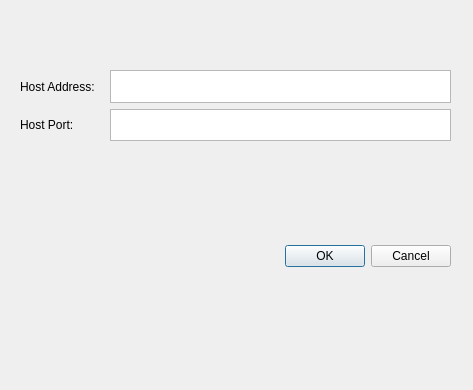
<?xml version="1.0" encoding="UTF-8"?>
<ui version="4.0">
 <class>DialogSettings</class>
 <widget class="QDialog" name="DialogSettings">
  <property name="enabled">
   <bool>true</bool>
  </property>
  <property name="geometry">
   <rect>
    <x>0</x>
    <y>0</y>
    <width>473</width>
    <height>390</height>
   </rect>
  </property>
  <property name="windowTitle">
   <string>Dialog</string>
  </property>
  <widget class="QDialogButtonBox" name="buttonBox">
   <property name="geometry">
    <rect>
     <x>30</x>
     <y>240</y>
     <width>421</width>
     <height>32</height>
    </rect>
   </property>
   <property name="orientation">
    <enum>Qt::Horizontal</enum>
   </property>
   <property name="standardButtons">
    <set>QDialogButtonBox::Cancel|QDialogButtonBox::Ok</set>
   </property>
  </widget>
  <widget class="QWidget" name="">
   <property name="geometry">
    <rect>
     <x>110</x>
     <y>70</y>
     <width>341</width>
     <height>71</height>
    </rect>
   </property>
   <layout class="QVBoxLayout" name="verticalLayout">
    <item>
     <widget class="QPlainTextEdit" name="HostAddressTextEdit"/>
    </item>
    <item>
     <widget class="QPlainTextEdit" name="hostPortTextEdit"/>
    </item>
   </layout>
  </widget>
  <widget class="QWidget" name="">
   <property name="geometry">
    <rect>
     <x>20</x>
     <y>70</y>
     <width>91</width>
     <height>71</height>
    </rect>
   </property>
   <layout class="QVBoxLayout" name="verticalLayout_2">
    <item>
     <widget class="QLabel" name="labelHostAddress">
      <property name="text">
       <string>Host Address: </string>
      </property>
     </widget>
    </item>
    <item>
     <widget class="QLabel" name="labelHostPort">
      <property name="text">
       <string>Host Port: </string>
      </property>
     </widget>
    </item>
   </layout>
  </widget>
 </widget>
 <resources/>
 <connections>
  <connection>
   <sender>buttonBox</sender>
   <signal>accepted()</signal>
   <receiver>DialogSettings</receiver>
   <slot>accept()</slot>
   <hints>
    <hint type="sourcelabel">
     <x>248</x>
     <y>254</y>
    </hint>
    <hint type="destinationlabel">
     <x>157</x>
     <y>274</y>
    </hint>
   </hints>
  </connection>
  <connection>
   <sender>buttonBox</sender>
   <signal>rejected()</signal>
   <receiver>DialogSettings</receiver>
   <slot>reject()</slot>
   <hints>
    <hint type="sourcelabel">
     <x>316</x>
     <y>260</y>
    </hint>
    <hint type="destinationlabel">
     <x>286</x>
     <y>274</y>
    </hint>
   </hints>
  </connection>
 </connections>
</ui>
